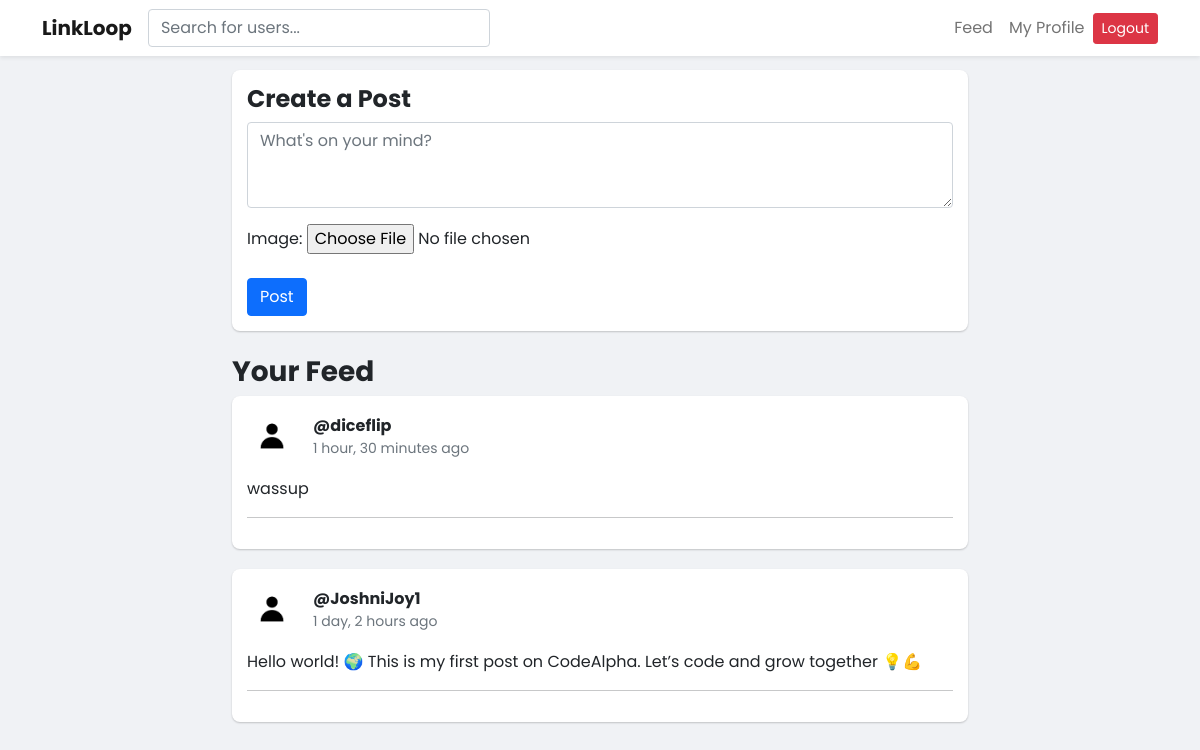
Screenshot of / (signed in) with the database file from the repository.
### social/models.py (models this page shows, shortened)
class Post(models.Model):
    author = models.ForeignKey(User, on_delete=models.CASCADE)
    content = models.TextField(max_length=280)
    image = models.ImageField(upload_to='post_images/', blank=True, null=True) # <-- KEY MODIFICATION
    created_at = models.DateTimeField(auto_now_add=True)
    likes = models.ManyToManyField(User, related_name='liked_posts', blank=True)
    class Meta:
        ordering = ['-created_at']

class Profile(models.Model):
    user = models.OneToOneField(User, on_delete=models.CASCADE)
    bio = models.TextField(blank=True)
    profile_picture = models.ImageField(upload_to='profile_pics/', blank=True, null=True, default='profile_pics/default.jpg')

### social/views.py (the view)
# urls.py: path('', views.feed_view, name='feed'),
@login_required
def feed_view(request):
    following_ids = request.user.following.values_list('followed_id', flat=True)
    user_and_following_ids = list(following_ids) + [request.user.id]
    posts = Post.objects.filter(author_id__in=user_and_following_ids)
    post_form = PostForm()
    return render(request, 'social/feed.html', {'posts': posts, 'post_form': post_form})

### social/forms.py
class PostForm(forms.ModelForm):
    content = forms.CharField(widget=forms.Textarea(attrs={
        'rows': 3,
        'placeholder': "What's on your mind?",
        'class': 'form-control'
    }), label="")
    class Meta:
        model = Post
        fields = ['content', 'image']

### social/templates/social/feed.html (shortened to what this page needs)
{% extends 'social/base.html' %}
{% load static %}
{% block content %}
<div class="row">
    <div class="col-md-8 offset-md-2">
        <div class="post-card">
            <h4>Create a Post</h4>
            <form action="{% url 'create_post' %}" method="post" enctype="multipart/form-data">
                {{ post_form.as_p }}
                <button type="submit" class="btn btn-primary mt-2">Post</button>
            </form>
        </div>
        <h3 class="mt-4">Your Feed</h3>
        {% for post in posts %}
            <div class="post-card" id="post-{{ post.id }}">
                <div class="d-flex align-items-center mb-3">
                    <div class="flex-shrink-0">
                        {% if post.author.profile.profile_picture %}
                            <img src="{{ post.author.profile.profile_picture.url }}" class="rounded-circle" width="50" height="50" alt="{{ post.author.username }}'s profile picture" style="object-fit: cover;">
                        {% else %}
                            <img src="{% static 'social/images/default-avatar.png' %}" class="rounded-circle" width="50" height="50" alt="Default profile picture">
                        {% endif %}
                    </div>
                    <div class="flex-grow-1 ms-3">
                        <a href="{% url 'profile' post.author.username %}" class="text-dark fw-bold text-decoration-none">
                            @{{ post.author.username }}
                        </a>
                        <div class="text-muted small">{{ post.created_at|timesince }} ago</div>
                    </div>
                </div>
                <p>{{ post.content }}</p>
                <hr>
            </div>
        {% empty %}
            <div class="post-card text-center">
                <p class="mb-0">Your feed is empty. Follow some users to see their posts here!</p>
            </div>
        {% endfor %}
    </div>
</div>
{% endblock %}

### social/templates/social/base.html (style rules this page uses)
body { background-color: #f0f2f5; padding-top: 70px; font-family: 'Poppins', sans-serif; font-size: 16px; font-weight: 400; }
h1, h2, h3, h4, h5, h6 { font-weight: 700; }
.post-card { background-color: #fff; border-radius: 8px; margin-bottom: 20px; padding: 15px; box-shadow: 0 1px 2px rgba(0,0,0,0.2); }

### rows the page displays
Post: author.profile.profile_picture (placeholder picture), author.username "diceflip", created_at "1 hour, 30 minutes", content "wassup"
Post: author.profile.profile_picture (placeholder picture), author.username "JoshniJoy1", created_at "1 day, 2 hours", content "Hello world! 🌍 This is my first post on CodeAlpha. Let’s code and grow together 💡💪"
